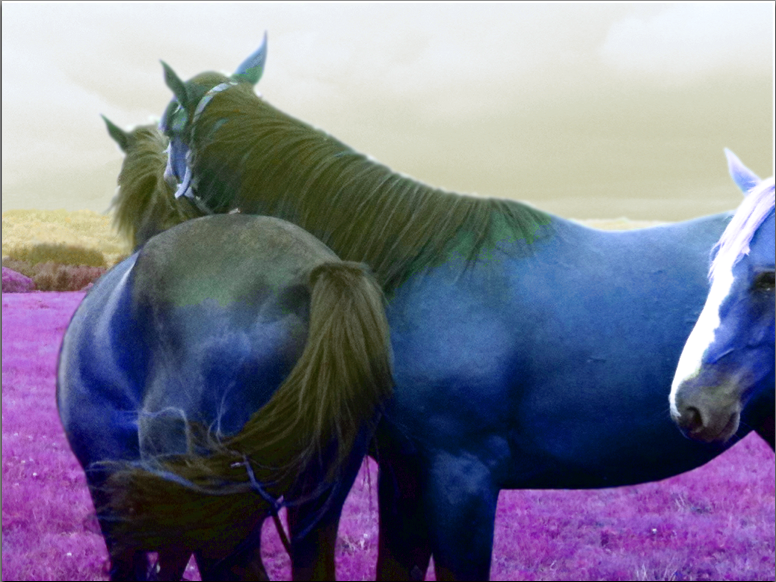
//> input picture intro/horse-hsv.png, 776 x 582 px
$ ./otsu horse-hsv.png   (built with g++ and OpenCV 4)
//> lines starting //> are read from the running program, lines starting //| are printed output that depends on the picture; after the words box and inside, x2 and y2 are one past the last pixel; in counts of white or black regions, pixels touching at a corner belong together
#include <iostream>
#include <cstdlib>
#include <fstream>

#include <opencv2/opencv.hpp>

using namespace cv;
using namespace std;

bool exists_file (const char *filename) {
  //check if the file "filename" exists in the current repository
    ifstream f(filename);
    return f.good();
}

vector<int> calculateHistogram(Mat image, int h, int w){
  vector<int> histogram = vector<int>(256,0);
  for(int i = 0; i < h; i++){
    uchar* pointer = image.ptr<uchar>(i);
    for(int j = 0; j < w; j++){
      int k = pointer[j];
      histogram.at(k) += 1;
    }
  }
  return histogram;
}

void manuelOtsuThreshold(Mat image, Mat imageOtsu, int h, int w){
  int threshold = 0;
  double varMax = 0;
  double sum = 0;
  double sumB = 0;
  double q1 = 0;
  double q2 = 0;
  double mu1 = 0;
  double mu2 = 0;
  double vb = 0;
  vector<int> histogram = calculateHistogram(image,h,w);
  int Imax = 255;
  for(int i=0; i<=Imax; i++){
    sum += i*histogram.at(i);
  }
  for(int t=0; t<=Imax; t++){
    q1 += histogram.at(t);
    if(q1 == 0)
      continue; //goes to the next iteration
    q2 = h*w - q1;

    sumB += t*histogram.at(t);
    mu1 = sumB / q1;
    mu2 = (sum - sumB) / q2;

    vb = q1*q2*(mu1 - mu2)*(mu1 - mu2);

    if(vb > varMax){
      threshold = t;
      varMax = vb;
    }
  }
  //Binarizing the image
  for(int i = 0; i < h; i++){
    uchar* pointer = image.ptr<uchar>(i);
    uchar* pointerOtsu = imageOtsu.ptr<uchar>(i);
    for(int j = 0; j < w; j++){
      if(pointer[j] > threshold){
        pointerOtsu[j] = 255;
      }
      else{
        pointerOtsu[j] = 0;
      }
    }
  }
  cout<<"manually-obtained threshold = "<<threshold<<endl;
}

void
process(const char* ims)
{
//> called with ims = "horse-hsv.png"
  bool exist = exists_file(ims);
  if(!exist){
    std::cerr<<"The file doesn't exist, check its location.\n"<<std::endl;
    exit(EXIT_FAILURE);
  }
  Mat image = imread(ims,0);
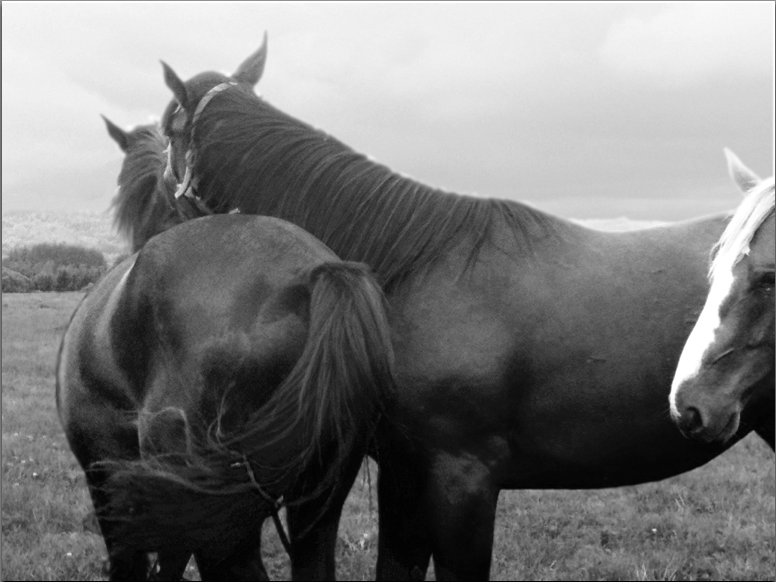
//> image: 582 rows x 776 cols, CV_8UC1; min 1, max 255, mean 120.3
  Size s = image.size();
//> s = Size(776, 582)
  int h = s.height;
//> h = 582
  int w = s.width;
//> w = 776
  Mat imageOtsu(h,w,CV_8UC1);

  //Manual threshold
  manuelOtsuThreshold(image,imageOtsu,h,w);
//> after the loop in calculateHistogram, `for(int i = 0; i < h; i++)`: histogram = 256 values, max 8215 at index 238, min 0 at index 0, mean 1764.2
//> the loop in manuelOtsuThreshold, `for(int i=0; i<=Imax; i++)` made 256 passes
//> sum on passes 1 to 3: 0, 20, 2576
//> after the loop in manuelOtsuThreshold, `for(int i=0; i<=Imax; i++)`: sum = 54347189
//> the loop in manuelOtsuThreshold, `for(int t=0; t<=Imax; t++)` made 256 passes
//> (q1, q2, sumB, mu1, mu2, varMax) on passes 2 to 13: (20, 451612, 20, 1, 120.3, 1.29e+11), (1298, 450334, 2576, 1.98, 120.7, 8.23e+12), (3639, 447993, 9599, 2.64, 121.3, 2.3e+13), (7334, 444298, 24379, 3.32, 122.3, 4.61e+13), (10523, 441109, 40324, 3.83, 123.1, 6.6e+13), (14619, 437013, 64900, 4.44, 124.2, 9.16e+13), (18765, 432867, 93922, 5.01, 125.3, 1.18e+14), (21694, 429938, 117354, 5.41, 126.1, 1.36e+14), (24592, 427040, 143436, 5.83, 126.9, 1.54e+14), (27307, 424325, 170586, 6.25, 127.7, 1.71e+14), (30427, 421205, 204906, 6.73, 128.5, 1.9e+14), (33373, 418259, 240258, 7.2, 129.4, 2.08e+14)
//> (q2, sumB, mu1, mu2, varMax) on passes 61 to 66: (321140, 3629148, 27.81, 157.9, 7.1e+14), (319134, 3751514, 28.31, 158.5, 7.17e+14), (317081, 3878800, 28.83, 159.2, 7.25e+14), (315098, 4003729, 29.32, 159.8, 7.32e+14), (313185, 4126161, 29.8, 160.4, 7.39e+14), (311237, 4252781, 30.29, 161, 7.46e+14)
//> after the loop in manuelOtsuThreshold, `for(int i = 0; i < h; i++)`:
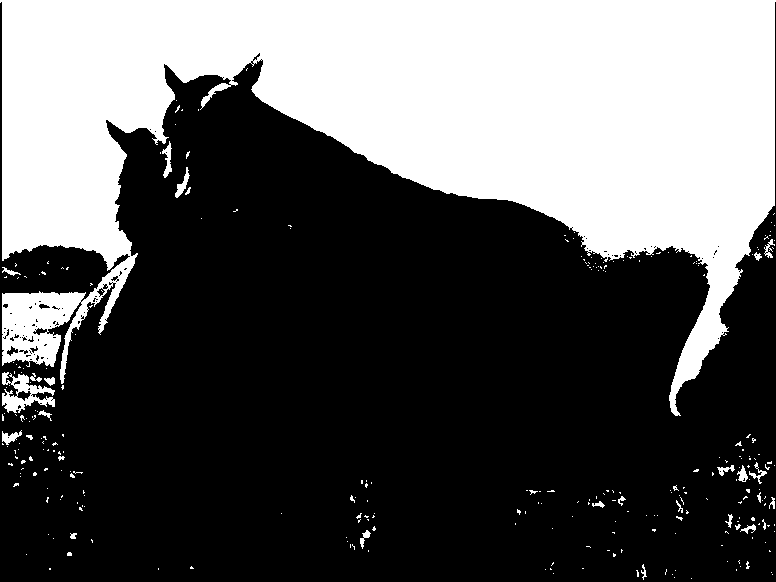
//> imageOtsu: 582 rows x 776 cols, CV_8UC1; 35.5% white; 291 white regions (261 under 20 px), largest, box (x1, y1, x2, y2) and area: (0, 0, 776, 416) 156686, (2, 372, 55, 413) 996, (162, 141, 172, 178) 175
//| manually-obtained threshold = 142
  imshow("otsu-th.png",imageOtsu);
  imwrite("otsu-th.png",imageOtsu);

  //OpenCV threshold with otsu method
  Mat imageOtsuOcv(h,w,CV_8UC1);
  double t = threshold(image, imageOtsuOcv,0, 255, CV_THRESH_BINARY | CV_THRESH_OTSU);
  cout<<"openCV-obtained threshold = "<<t<<endl;
//| openCV-obtained threshold = 142
  imwrite("otsu-th-ocv.png",imageOtsuOcv);
  Mat diff = imageOtsu - imageOtsuOcv;
//> diff: 582 rows x 776 cols, CV_8UC1; every value is 0
  imwrite("diff3.png",diff);
  waitKey(0);
}

void
usage (const char *s)
{
  std::cerr<<"Usage: "<<s<<" ims\n"<<std::endl;
  exit(EXIT_FAILURE);
}

#define param 1
int
main( int argc, char* argv[] )
{
  if(argc != (param+1))
    usage(argv[0]);
  process(argv[1]);
  return EXIT_SUCCESS;
}
